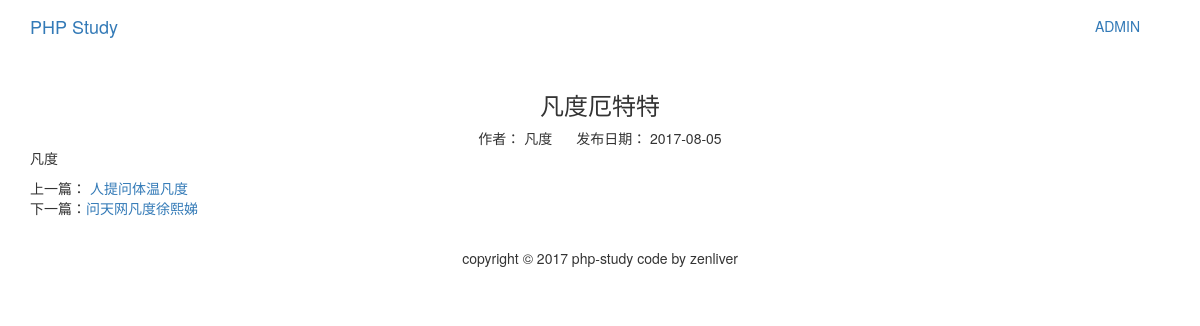
Page /article_detail.php?id=20 on the committed database.
### tables this page shows
CREATE TABLE IF NOT EXISTS `article` (
  `id` int(10) unsigned NOT NULL AUTO_INCREMENT,
  `article_title` varchar(200) NOT NULL,
  `article_author` varchar(20) DEFAULT NULL,
  `article_desc` tinytext NOT NULL,
  `article_content` text NOT NULL,
  `article_date` bigint(15) unsigned NOT NULL,
  PRIMARY KEY (`id`),
  UNIQUE KEY `article_date` (`article_date`)
);

### article_detail.php (the view, shortened to what this page needs)
<?php
    $id = $_GET['id'];
    $sql_sel = "SELECT * FROM article WHERE id=$id";
    $article_res = mysql_query($sql_sel);
    $article_data = mysql_fetch_assoc($article_res);
    $sql_prev = "SELECT * FROM article WHERE id<$id ORDER BY id DESC LIMIT 1";
    $article_prev_res = mysql_query($sql_prev);
    $article_prev_data = mysql_fetch_assoc($article_prev_res);
    $sql_next = "SELECT * FROM article WHERE id>$id ORDER BY id ASC LIMIT 1";
    $article_next_res = mysql_query($sql_next);
    $article_next_data = mysql_fetch_assoc($article_next_res);
    if ($article_next_data['article_title']) {
        $article_next_id = $article_next_data['id'];
        $article_next_title = $article_next_data['article_title'];
        $article_next_html = '<a href="./article_detail.php?id='.$article_next_id.'">'.$article_next_title.'</a>';
    } else {
        $article_next_html = '已经是最新一篇了';
    }
?>
<!DOCTYPE html>
<html lang="en">
<head>
    <link rel="stylesheet" href="./css/libs/bootstrap.min.css">
    <link rel="stylesheet" href="./css/libs/font-awesome.min.css">
</head>
<body>
<?php require_once './include/header.php'; ?>
    <div id="article_detail">
        <div class="container">
            <div class="article_detail">
                <h3 class="article_detail_title text-center"><?php echo $article_data['article_title'] ?></h3>
                <div class="article_detail_info text-center">
                    <span style="margin-right: 20px;">作者： <?php echo $article_data['article_author'] ?></span>
                    <span>发布日期： <?php echo date('Y-m-d',$article_data['article_date']); ?></span>
                </div>
                <div class="article_detail_content">
                    <p><?php echo $article_data['article_content']; ?></p>
                </div>
                <div class="article_detail_nav">
                    <div class="article_detail_nav_prev">
                        上一篇：<?php
                            if ($article_prev_data['article_title']) {
                        ?>
                                <a href="./article_detail.php?id=<?php echo $article_prev_data['id'] ?>"><?php echo $article_prev_data['article_title'] ?></a>
                        <?php
                            } else {
                                echo "已经是最后一篇了";
                            }
                        ?>
                    </div>
                    <div class="article_detail_nav_next">下一篇：<?php echo $article_next_html ?></div>
                </div>
            </div>
        </div>
    </div>
<?php require_once './include/footer.php'; ?>
</body>
</html>

### rows in the picture
article: article_title "凡度厄特特", article_author "凡度", article_date "2017-08-05", article_content "凡度"
article: article_title "人提问体温凡度"
article: article_title "问天网凡度徐熙娣"
